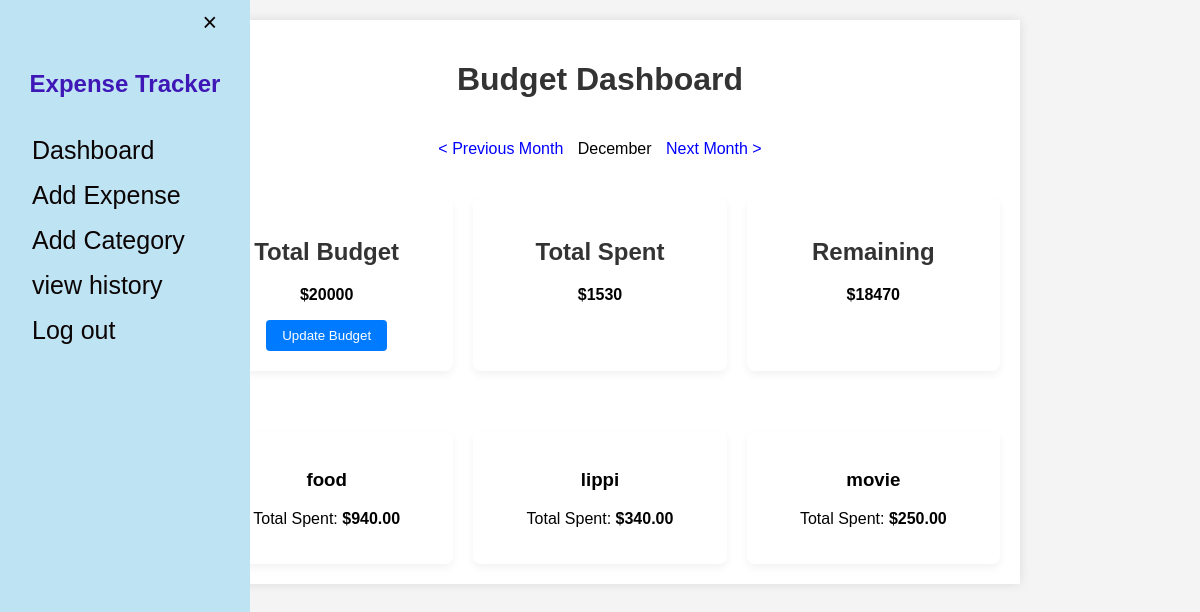
Page /pages/dashboard.php (signed in) on the earlier database version.
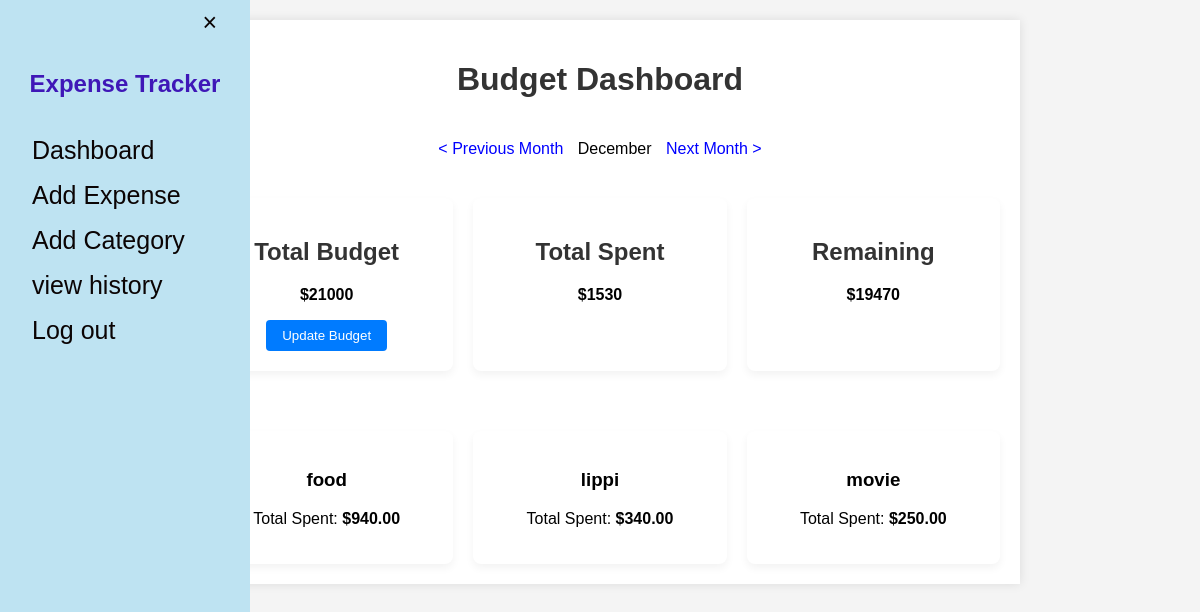
Same page on the later database version.
### tables this page shows
CREATE TABLE `budget` (
  `id` int NOT NULL,
  `budget` int DEFAULT NULL,
  `person_id` int DEFAULT NULL,
  `month` varchar(50) NOT NULL
);

### pages/dashboard.php (the view, shortened to what this page needs)
<?php
require "../backend/db.php";
if(isset($_GET["month"])) {
    $currentMonthName= $_GET["month"];
}
else{
    $currentMonthName = date('F');
}
$currentMonthTimestamp = strtotime($currentMonthName . " 1 " . date('Y'));
$previousMonthTimestamp = strtotime('-1 month', $currentMonthTimestamp);
$previousMonthName = date('F', $previousMonthTimestamp);
$nextMonthTimestamp = strtotime('+1 month', $currentMonthTimestamp);
$nextMonthName = date('F', $nextMonthTimestamp);
$sql="SELECT budget from budget WHERE month='$currentMonthName' AND person_id='$_SESSION[id]'";
$result=mysqli_query($conn,$sql);
$budget=mysqli_fetch_array($result);
$query_total_ex="SELECT SUM(amount) as sum FROM expense WHERE MONTHNAME(tyme) = '$currentMonthName' AND person_id='$_SESSION[id]'  ORDER BY tyme DESC ";
$result_total_ex=mysqli_query($conn,$query_total_ex);
$total_ex=mysqli_fetch_array($result_total_ex);
$total_ex=$total_ex['sum'];
$remain_total_ex=$budget['budget']-$total_ex;
$category_expense_query = "
    SELECT
        category AS category_name,
        SUM(amount) AS total_amount
    FROM
        expense
    WHERE
        MONTHNAME(tyme) = '$currentMonthName' AND
        person_id = '".$_SESSION['id']."'
    GROUP BY
        category
    ORDER BY
        total_amount DESC";
$category_expense_result = mysqli_query($conn, $category_expense_query);
$category_expenses = [];
while($category_row = $category_expense_result->fetch_assoc()) {
    $category_expenses[] = $category_row;
}
?>
<!DOCTYPE html>
<html lang="en">
<head>
    <link rel="stylesheet" href="../css/main.css">
</head>
<body>
    <?php include "../pages/menu.php" ?>
    <div class="dashboard">
        <h1>Budget Dashboard</h1>
        <div class="month-selection">
            <a href="?month=<?php echo $previousMonthName ;?>" id="prevMonth">&lt; Previous Month</a>
            <span id="currentMonth"><?php echo $currentMonthName; ?></span>
            <a href="?month=<?php echo $nextMonthName ;?>" id="nextMonth">Next Month &gt;</a>
        </div>
        <div class="grid" style="margin-bottom: 40px;">
            <div class="card">
                <h2>Total Budget</h2>
                <p><strong>$<?= $budget['budget'] ?></strong></p>
                <button onclick="window.location.href='../pages/budget.php';">Update Budget</button>
            </div>
            <div class="card">
                <h2>Total Spent</h2>
                <p><strong>$<?= $total_ex ?></strong></p>
            </div>
            <div class="card">
                <h2>Remaining</h2>
                <p><strong>$<?= $remain_total_ex ?></strong></p>
            </div>
        </div>
        <div class="grid">
            <?php foreach($category_expenses as $cat_exp): ?>
            <div class="card">
                <h3><?= htmlspecialchars($cat_exp['category_name']) ?></h3>
                <p>Total Spent: <strong>$<?= number_format($cat_exp['total_amount'], 2) ?></strong></p>
            </div>
            <?php endforeach; ?>
        </div>
    </div>
</body>
</html>

### pages/menu.php (shortened to what this page needs)
<div id="sidebar" class="sidebar">
    <a href="javascript:void(0)" class="closebtn" onclick="closeNav()">&times;</a>
    <h2>Expense Tracker</h2>
    <a href="../pages/dashboard.php">Dashboard</a>
    <a href="../pages/expense.php?month=<?php echo $currentMonthName; ?>">Add Expense</a>
    <a href="../pages/category.php">Add Category</a>
    <a href="../pages/history.php">view history</a>
    <a href="../backend/logout.php">Log out</a>
</div>

### css/main.css (style rules this page uses)
.sidebar { height: 100%; width: 250px; position: fixed; z-index: 1; top: 0; left: 0; background-color: #bee3f2; overflow-x: hidden; transition: 0.5s; padding-top: 60px; }
.sidebar a { padding: 8px 8px 8px 32px; text-decoration: none; font-size: 25px; color: #0b0404; display: block; transition: 0.3s; }
.closebtn { position: absolute; top: 0; right: 25px; font-size: 36px; margin-left: 50px; }
.sidebar h2 { color: #3f17b7; text-align: center; padding: 10px; margin-top: 0; }

### pages/dashboard.php (style rules this page uses)
body { font-family: Arial, sans-serif; background-color: #f4f4f4; margin: 0; padding: 0; }
.dashboard { background-color: white; max-width: 800px; margin: 20px auto; padding: 20px; box-shadow: 0 0 10px rgba(0, 0, 0, 0.1); display: flex; flex-direction: column; align-items: center; }
h1, h2 { color: #333; }
.month-selection { text-align: center; margin: 20px 0; }
.month-selection a { text-decoration: none; color: #00f; margin: 0 10px; }
button { padding: 8px 16px; border: none; background-color: #007bff; color: white; border-radius: 4px; cursor: pointer; transition: background-color 0.3s ease; }
.grid { display: grid; grid-template-columns: repeat(auto-fit, minmax(250px, 1fr)); gap: 20px; width: 100%; margin-top: 20px; }
.card { background-color: #ffffff; border-radius: 8px; padding: 20px; text-align: center; box-shadow: 0px 4px 8px rgba(0, 0, 0, 0.05); }

Differences in the rows shown:
changed budget: budget "20000" → "21000"
Other differences:
$remain_total_ex: "18470" → "19470"
